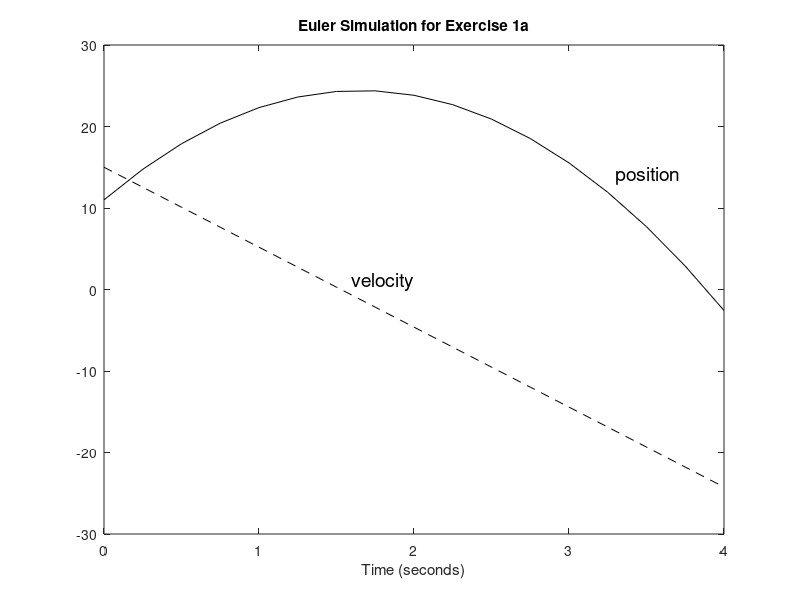

Write the MATLAB code that produced this figure.
% George Witteman
%
% CMPU 250: Modeling, Simulation, and Analysis
% Homework 3, Exercise 1a
% Spring, 2018

EXERCISE_TITLE = 'Euler Simulation for Exercise 1a';

simulation_length = 4; % seconds
deltaT = 0.25; % seconds
t = 0:deltaT:simulation_length;

% Constants
acceleration_due_to_gravity = -9.81; % m/s^2

% Initial conditions
initial_position = 11; % meters
initial_velocity = 15; % m/s

S = zeros(1,length(t));
S(1) = initial_position;

V = zeros(1,length(t));
V(1) = initial_velocity;

for i = 2:length(t)
  V(i) = V(i - 1) + acceleration_due_to_gravity * deltaT;
  S(i) = S(i - 1) + V(i - 1) * deltaT;
end

figure('Name', EXERCISE_TITLE);
plot(t,S,'k');
hold on;
plot(t,V,'--k');

title(EXERCISE_TITLE);
xlabel('Time (seconds)');

text(3.3,14,'position','FontSize',14);
text(1.6,1,'velocity','FontSize',14);
hold off;